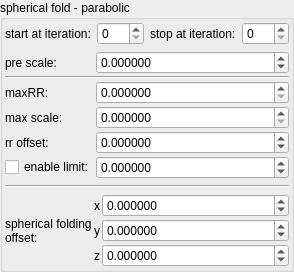
    <widget class="QGroupBox" name="groupBox">
     <property name="title">
      <string>spherical fold - parabolic</string>
     </property>
     <layout class="QVBoxLayout" name="verticalLayout_3">
      <property name="leftMargin">
       <number>2</number>
      </property>
      <property name="topMargin">
       <number>2</number>
      </property>
      <property name="rightMargin">
       <number>2</number>
      </property>
      <property name="bottomMargin">
       <number>2</number>
      </property>
      <item>
       <layout class="QHBoxLayout" name="horizontalLayout_22" stretch="0,1,0,1">
        <item>
         <widget class="QLabel" name="label_102">
          <property name="text">
           <string>start at iteration:</string>
          </property>
         </widget>
        </item>
        <item>
         <widget class="MySpinBox" name="spinboxInt_transf_start_iterations">
          <property name="sizePolicy">
           <sizepolicy hsizetype="Minimum" vsizetype="Maximum">
            <horstretch>0</horstretch>
            <verstretch>0</verstretch>
           </sizepolicy>
          </property>
          <property name="minimum">
           <number>0</number>
          </property>
          <property name="maximum">
           <number>999</number>
          </property>
          <property name="value">
           <number>0</number>
          </property>
         </widget>
        </item>
        <item>
         <widget class="QLabel" name="label_74">
          <property name="text">
           <string>stop at iteration:</string>
          </property>
         </widget>
        </item>
        <item>
         <widget class="MySpinBox" name="spinboxInt_transf_stop_iterations">
          <property name="sizePolicy">
           <sizepolicy hsizetype="Preferred" vsizetype="Maximum">
            <horstretch>0</horstretch>
            <verstretch>0</verstretch>
           </sizepolicy>
          </property>
          <property name="maximum">
           <number>999</number>
          </property>
         </widget>
        </item>
       </layout>
      </item>
      <item>
       <layout class="QGridLayout" name="gridLayout_2" columnstretch="0,1">
        <property name="spacing">
         <number>2</number>
        </property>
        <item row="4" column="1">
         <widget class="MyDoubleSpinBox" name="spinbox_transf_offset_0">
          <property name="sizePolicy">
           <sizepolicy hsizetype="Minimum" vsizetype="Maximum">
            <horstretch>0</horstretch>
            <verstretch>0</verstretch>
           </sizepolicy>
          </property>
          <property name="prefix">
           <string/>
          </property>
          <property name="suffix">
           <string/>
          </property>
          <property name="decimals">
           <number>6</number>
          </property>
          <property name="minimum">
           <double>-99.989999999999995</double>
          </property>
          <property name="maximum">
           <double>99.989999999999995</double>
          </property>
          <property name="singleStep">
           <double>0.100000000000000</double>
          </property>
         </widget>
        </item>
        <item row="0" column="0">
         <widget class="QLabel" name="label_18">
          <property name="text">
           <string>pre scale:</string>
          </property>
         </widget>
        </item>
        <item row="3" column="1">
         <widget class="MyDoubleSpinBox" name="spinbox_transf_scale_4">
          <property name="sizePolicy">
           <sizepolicy hsizetype="Minimum" vsizetype="Maximum">
            <horstretch>0</horstretch>
            <verstretch>0</verstretch>
           </sizepolicy>
          </property>
          <property name="prefix">
           <string/>
          </property>
          <property name="suffix">
           <string/>
          </property>
          <property name="decimals">
           <number>6</number>
          </property>
          <property name="minimum">
           <double>0.000000000000000</double>
          </property>
          <property name="maximum">
           <double>99.989999999999995</double>
          </property>
          <property name="singleStep">
           <double>0.100000000000000</double>
          </property>
         </widget>
        </item>
        <item row="2" column="1">
         <widget class="MyDoubleSpinBox" name="spinbox_transf_scale_1">
          <property name="sizePolicy">
           <sizepolicy hsizetype="Minimum" vsizetype="Maximum">
            <horstretch>0</horstretch>
            <verstretch>0</verstretch>
           </sizepolicy>
          </property>
          <property name="prefix">
           <string/>
          </property>
          <property name="suffix">
           <string/>
          </property>
          <property name="decimals">
           <number>6</number>
          </property>
          <property name="minimum">
           <double>0.000000000000000</double>
          </property>
          <property name="maximum">
           <double>99.989999999999995</double>
          </property>
          <property name="singleStep">
           <double>0.100000000000000</double>
          </property>
         </widget>
        </item>
        <item row="5" column="0">
         <widget class="MyCheckBox" name="checkBox_transf_function_enabledAx_false">
          <property name="text">
           <string>enable limit:</string>
          </property>
         </widget>
        </item>
        <item row="2" column="0">
         <widget class="QLabel" name="label_16">
          <property name="text">
           <string>maxRR:</string>
          </property>
         </widget>
        </item>
        <item row="5" column="1">
         <widget class="MyDoubleSpinBox" name="spinbox_transf_offsetA_0">
          <property name="sizePolicy">
           <sizepolicy hsizetype="Minimum" vsizetype="Maximum">
            <horstretch>0</horstretch>
            <verstretch>0</verstretch>
           </sizepolicy>
          </property>
          <property name="prefix">
           <string/>
          </property>
          <property name="suffix">
           <string/>
          </property>
          <property name="decimals">
           <number>6</number>
          </property>
          <property name="minimum">
           <double>-99.989999999999995</double>
          </property>
          <property name="maximum">
           <double>99.989999999999995</double>
          </property>
          <property name="singleStep">
           <double>0.100000000000000</double>
          </property>
         </widget>
        </item>
        <item row="4" column="0">
         <widget class="QLabel" name="label_48">
          <property name="text">
           <string>rr offset:</string>
          </property>
         </widget>
        </item>
        <item row="1" column="0" colspan="2">
         <widget class="Line" name="line_3">
          <property name="orientation">
           <enum>Qt::Horizontal</enum>
          </property>
         </widget>
        </item>
        <item row="0" column="1">
         <widget class="MyDoubleSpinBox" name="spinbox_transf_scale">
          <property name="sizePolicy">
           <sizepolicy hsizetype="Minimum" vsizetype="Maximum">
            <horstretch>0</horstretch>
            <verstretch>0</verstretch>
           </sizepolicy>
          </property>
          <property name="prefix">
           <string/>
          </property>
          <property name="suffix">
           <string/>
          </property>
          <property name="decimals">
           <number>6</number>
          </property>
          <property name="minimum">
           <double>-99.989999999999995</double>
          </property>
          <property name="maximum">
           <double>99.989999999999995</double>
          </property>
          <property name="singleStep">
           <double>0.100000000000000</double>
          </property>
         </widget>
        </item>
        <item row="3" column="0">
         <widget class="QLabel" name="label_47">
          <property name="text">
           <string>max scale:</string>
          </property>
         </widget>
        </item>
       </layout>
      </item>
      <item>
       <widget class="Line" name="line">
        <property name="orientation">
         <enum>Qt::Horizontal</enum>
        </property>
       </widget>
      </item>
      <item>
       <layout class="QGridLayout" name="gridLayout_16" columnstretch="0,0,1">
        <property name="spacing">
         <number>2</number>
        </property>
        <item row="1" column="1">
         <widget class="QLabel" name="label_116">
          <property name="sizePolicy">
           <sizepolicy hsizetype="Preferred" vsizetype="Preferred">
            <horstretch>0</horstretch>
            <verstretch>0</verstretch>
           </sizepolicy>
          </property>
          <property name="text">
           <string notr="true">y</string>
          </property>
          <property name="alignment">
           <set>Qt::AlignRight|Qt::AlignTrailing|Qt::AlignVCenter</set>
          </property>
         </widget>
        </item>
        <item row="1" column="2">
         <widget class="MyDoubleSpinBox" name="spinbox3_mandelbox_offset_y">
          <property name="sizePolicy">
           <sizepolicy hsizetype="Minimum" vsizetype="Maximum">
            <horstretch>0</horstretch>
            <verstretch>0</verstretch>
           </sizepolicy>
          </property>
          <property name="prefix">
           <string/>
          </property>
          <property name="suffix">
           <string/>
          </property>
          <property name="decimals">
           <number>6</number>
          </property>
          <property name="minimum">
           <double>-100.000000000000000</double>
          </property>
          <property name="maximum">
           <double>100.000000000000000</double>
          </property>
          <property name="singleStep">
           <double>0.100000000000000</double>
          </property>
         </widget>
        </item>
        <item row="0" column="2">
         <widget class="MyDoubleSpinBox" name="spinbox3_mandelbox_offset_x">
          <property name="sizePolicy">
           <sizepolicy hsizetype="Minimum" vsizetype="Maximum">
            <horstretch>0</horstretch>
            <verstretch>0</verstretch>
           </sizepolicy>
          </property>
          <property name="prefix">
           <string/>
          </property>
          <property name="suffix">
           <string/>
          </property>
          <property name="decimals">
           <number>6</number>
          </property>
          <property name="minimum">
           <double>-100.000000000000000</double>
          </property>
          <property name="maximum">
           <double>100.000000000000000</double>
          </property>
          <property name="singleStep">
           <double>0.100000000000000</double>
          </property>
         </widget>
        </item>
        <item row="2" column="1">
         <widget class="QLabel" name="label_117">
          <property name="sizePolicy">
           <sizepolicy hsizetype="Preferred" vsizetype="Preferred">
            <horstretch>0</horstretch>
            <verstretch>0</verstretch>
           </sizepolicy>
          </property>
          <property name="text">
           <string notr="true">z</string>
          </property>
          <property name="alignment">
           <set>Qt::AlignRight|Qt::AlignTrailing|Qt::AlignVCenter</set>
          </property>
         </widget>
        </item>
        <item row="2" column="2">
         <widget class="MyDoubleSpinBox" name="spinbox3_mandelbox_offset_z">
          <property name="sizePolicy">
           <sizepolicy hsizetype="Minimum" vsizetype="Maximum">
            <horstretch>0</horstretch>
            <verstretch>0</verstretch>
           </sizepolicy>
          </property>
          <property name="prefix">
           <string/>
          </property>
          <property name="suffix">
           <string/>
          </property>
          <property name="decimals">
           <number>6</number>
          </property>
          <property name="minimum">
           <double>-100.000000000000000</double>
          </property>
          <property name="maximum">
           <double>100.000000000000000</double>
          </property>
          <property name="singleStep">
           <double>0.100000000000000</double>
          </property>
         </widget>
        </item>
        <item row="0" column="1">
         <widget class="QLabel" name="label_115">
          <property name="sizePolicy">
           <sizepolicy hsizetype="Preferred" vsizetype="Preferred">
            <horstretch>0</horstretch>
            <verstretch>0</verstretch>
           </sizepolicy>
          </property>
          <property name="text">
           <string notr="true">x</string>
          </property>
          <property name="alignment">
           <set>Qt::AlignRight|Qt::AlignTrailing|Qt::AlignVCenter</set>
          </property>
         </widget>
        </item>
        <item row="0" column="0" rowspan="3">
         <widget class="QLabel" name="label_15">
          <property name="text">
           <string>spherical folding
offset:</string>
          </property>
         </widget>
        </item>
       </layout>
      </item>
     </layout>
    </widget>
